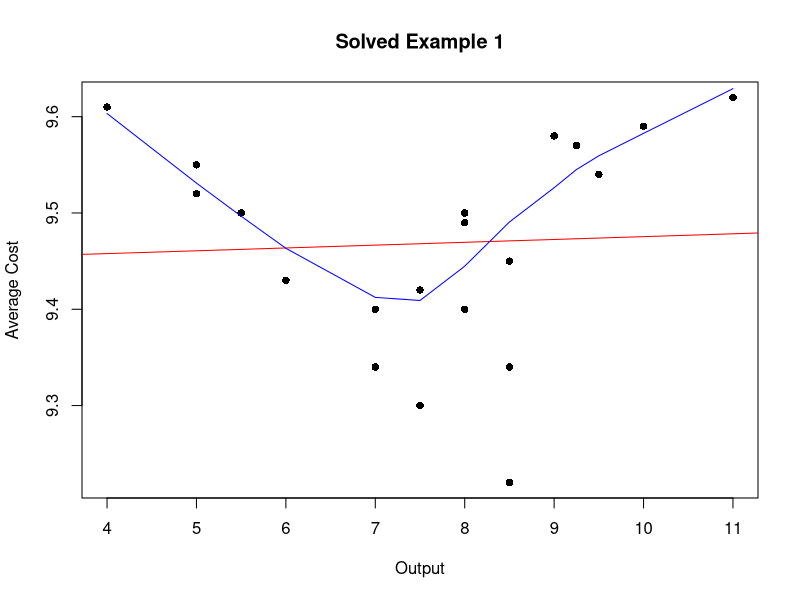
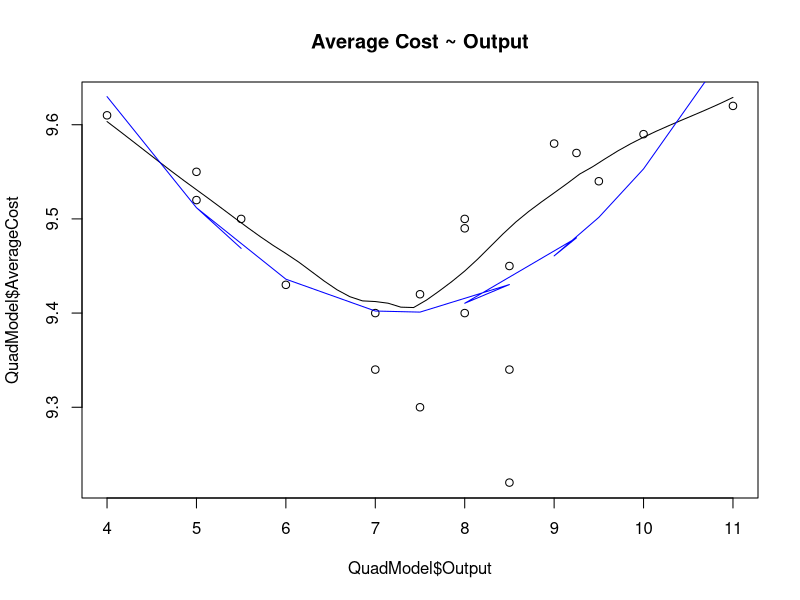
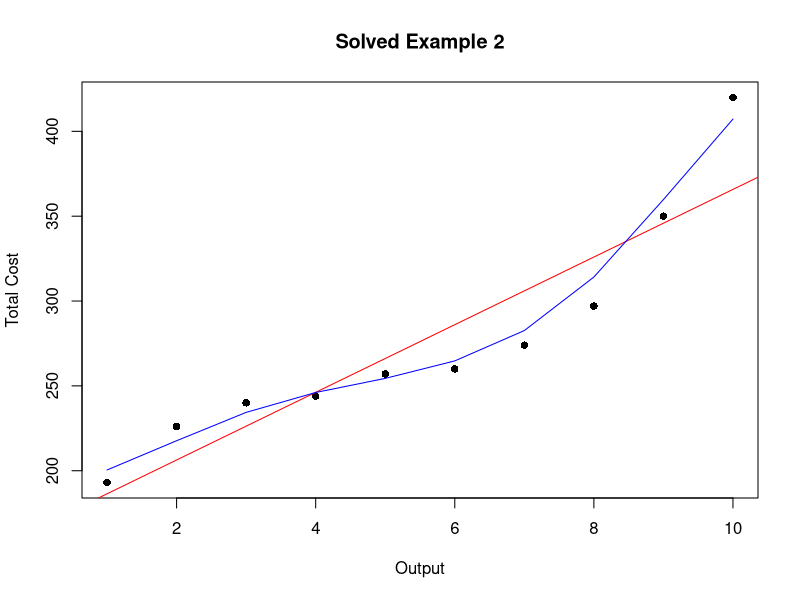
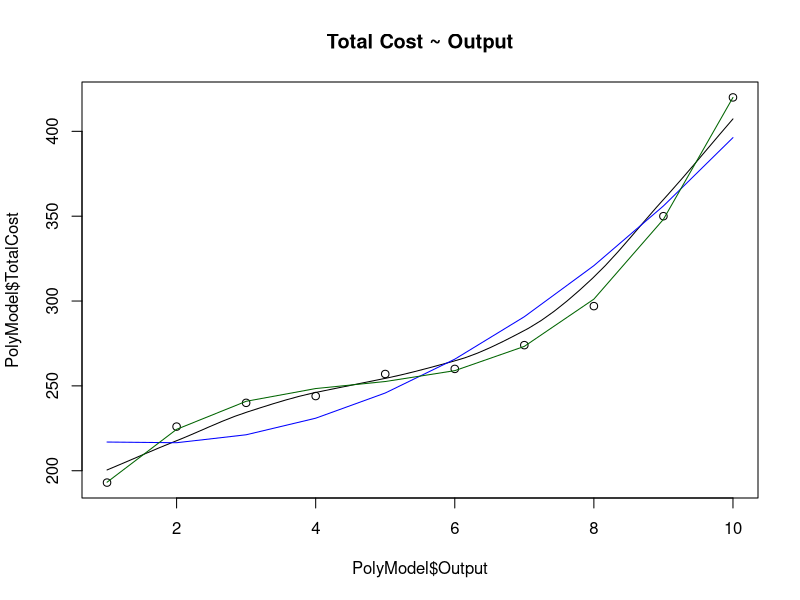
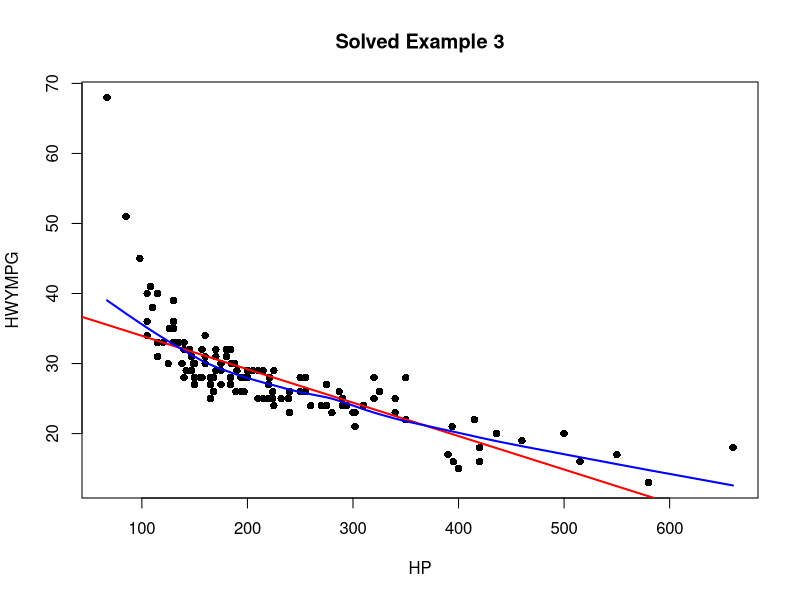
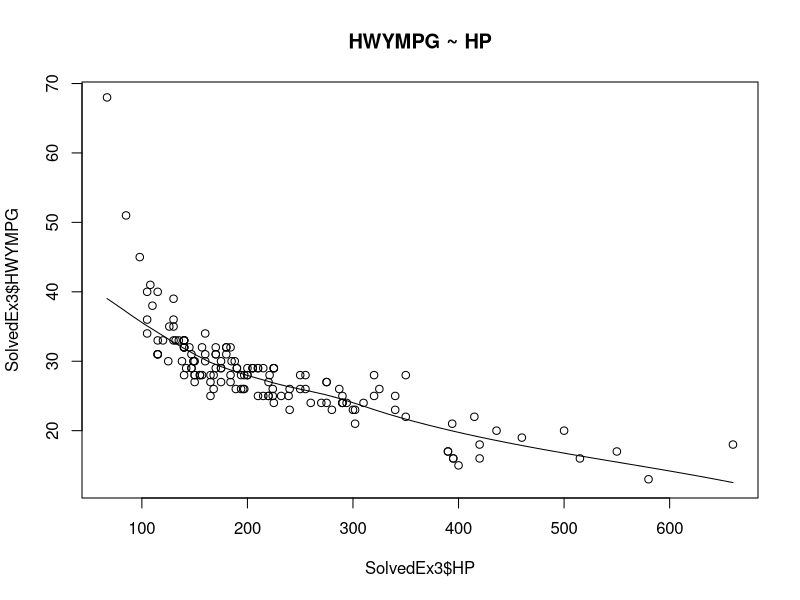
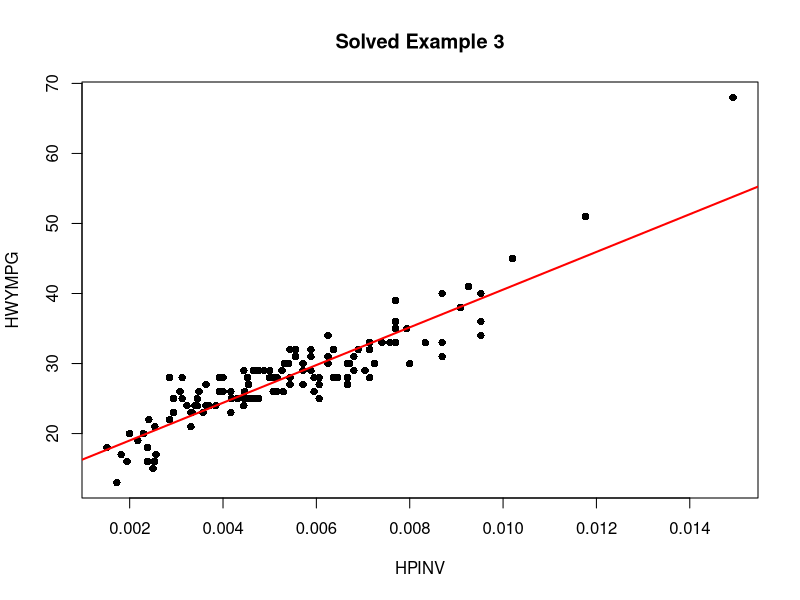
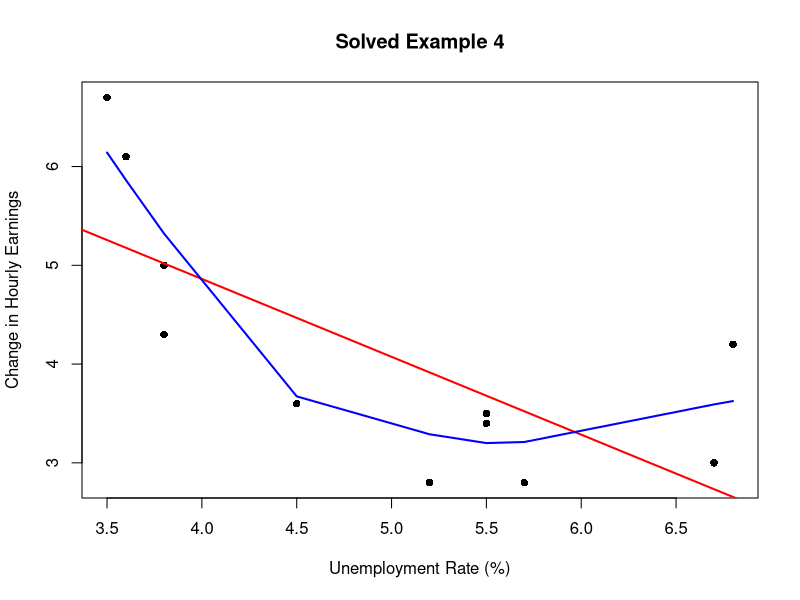

Source code (R) for these figures, in order:
#########################################################
#### Solved Example 1 - Polynomial Regression Models ####
#########################################################

QuadModel <- read.csv("SolvedExample1.csv")

plot(QuadModel$Output, QuadModel$AverageCost, 
     main = "Solved Example 1", xlab = "Output", 
     ylab = "Average Cost", pch=16)
abline(lm(QuadModel$AverageCost ~ QuadModel$Output), col = "red")
lines(lowess(QuadModel$Output, QuadModel$AverageCost), col="blue") ## lowess = Locally weighted Scatterplot Smoothing
# OR
scatter.smooth(x=QuadModel$Output, y=QuadModel$AverageCost, 
               main="Average Cost ~ Output")  # scatterplot

### Scatterplot shows average cost against output. We also superimpose linear and 
### quadratic trends on the scatterplot. At lower and higher levels of output, average 
### costs are highest. It appears that the average cost in this industry would best be 
### estimated using a quadratic regression model.

###### LINEAR REGRESSION MODEL #################
###### Y = Average Cost, X = OUTPUT ############
###### AC = beta0 + beta1*Output + error #######
################################################

AverageCost <- QuadModel$AverageCost
Output <- QuadModel$Output

model <- lm(AverageCost ~ Output)
summary(model)

### The linear regression model provides a poor fit, which is not surprising given the scatterplot.
### Not only is Output statistically insignificant, the R2 is very negligible. 
### This indicates that only 0.23% of variation in the average cost is explained by the model.

###### QUADRATIC MODEL ##########################################
###### Y = Average Cost, X1 = OUTPUT, X2 = OUTPUT^2 #############
###### AC = beta0 + beta1*Output + beta2*Output^2 + error #######
#################################################################

model_q <- lm(AverageCost ~ poly(Output, 2, raw = TRUE))
summary(model_q)

### OR

model_q_alt <- lm(AverageCost ~ Output + I(Output^2))
summary(model_q_alt)

lines(Output, predict(model_q), col = "blue") ### Not important

### The quadratic model is a better fit. The Adjusted R-sq is 45%, a tremendous improvement
### over the linear regression model. Also, the coefficients Output and Output^2 are both
### statistically significant.

### Interpretation of Intercept for the Quadratic Model
### Intercept = 10.525. 
### When the output is zero, the average cost is $10.52. 
### This represents the average fixed costs this company incurs. 

### b1 = -0.3073. It does not make sense to think of b1 in the quadratic model 
### as being the effect of changing a firm's output, holding the square 
### of the firm's output constant.

### Part c ###
predict(model_q, data.frame(Output = 7))
### Quadratic Model: AverageCost_predicted = 10.52 - 0.3073*Output + 0.0210*Output^2
### For Output = 7 units, AverageCost_Predicted = $9.40.

### Part d ###
### Minimum Average Cost occurs at Output = -b1/2b2 = -(-0.3073)/(2*0.0210) = 7.32 million units.

#########################################################
#### Solved Example 2 - Polynomial Regression Models ####
#########################################################

PolyModel <- read.csv("SolvedExample2.csv")

plot(PolyModel$Output, PolyModel$TotalCost, 
     main = "Solved Example 2", xlab = "Output", ylab = "Total Cost", pch=16)
abline(lm(PolyModel$TotalCost ~ PolyModel$Output), col = "red")
lines(lowess(PolyModel$Output, PolyModel$TotalCost), col="blue") ## lowess = Locally weighted Scatterplot Smoothing
# OR
scatter.smooth(x=PolyModel$Output, y=PolyModel$TotalCost, 
               main="Total Cost ~ Output")  # scatterplot

### Scatterplot shows that the model that would fit would be a 
### higher-order model. Possibly a cubic model.

### Let us run the linear regression to see how good of a fit is 
### the linear model.

###### LINEAR REGRESSION MODEL #################
###### Y = Total Cost, X = OUTPUT ############
###### TotalCost = beta0 + beta1*Output + error #######
################################################

TotalCost <- PolyModel$TotalCost
Output <- PolyModel$Output

linearmodel <- lm(TotalCost ~ Output)
summary(linearmodel)

###### QUADRATIC MODEL #################################################
###### Y = Total Cost, X1 = OUTPUT, X2 = OUTPUT^2 ######################
###### TotalCost = beta0 + beta1*Output + beta2*Output^2 + error #######
########################################################################

model_q2 <- lm(TotalCost ~ poly(Output, 2, raw = TRUE))
summary(model_q2)

### OR

model_q2_alt <- lm(TotalCost ~ Output + I(Output^2))
summary(model_q2_alt)

lines(Output, predict(model_q2), col = "blue")

### Adjusted R-squared increased. So quadratic model seems to be a better fit, 
### although the first order term is not significant.

###### CUBIC MODEL ####################################################################
###### Y = Total Cost, X1 = OUTPUT, X2 = OUTPUT^2, X3 = OUTPUT^3 ######################
###### TotalCost = beta0 + beta1*Output + beta2*Output^2 + beta3*Output^3 + error #####
#######################################################################################

model_c <- lm(TotalCost ~ poly(Output, 3, raw = TRUE))
summary(model_c)

### OR

model_c_alt <- lm(TotalCost ~ Output + I(Output^2) + I(Output^3))
summary(model_c_alt)

lines(Output, predict(model_c), col = "darkgreen")

### The cubic model seems to be a better fit.

#########################################################
#### Solved Example 3 - Reciprocal Models ###############
#########################################################

SolvedEx3 <- read.csv("SolvedExample3.csv")

plot(SolvedEx3$HP, SolvedEx3$HWYMPG, main = "Solved Example 3", 
     xlab = "HP", ylab = "HWYMPG", pch=16)
abline(lm(SolvedEx3$HWYMPG ~ SolvedEx3$HP), col = "red", lwd = 2)
lines(lowess(SolvedEx3$HP, SolvedEx3$HWYMPG), col="blue", lwd = 2) ## lowess = Locally weighted Scatterplot Smoothing
# OR
scatter.smooth(x=SolvedEx3$HP, y=SolvedEx3$HWYMPG, 
               main="HWYMPG ~ HP")  # scatterplot

### Scatterplot shows that the linear model seems to be a poor fit.

### Let us first try and fit a linear model...
### HWYMPG = beta0 + beta1*HP + error

HWYMPG <- SolvedEx3$HWYMPG
HP <- SolvedEx3$HP

linearmodel <- lm(HWYMPG ~ HP)
summary(linearmodel)

### Observe the R-squared and the model standard error. 
### Are the coefficients significant?

### Now try to fit a reciprocal model...
### HWYMPG = beta0 + beta1*(1/HP) + error

HPINV <- 1/HP

### Before fitting the reciprocal model, let us examine the scatterplot.
plot(HPINV, HWYMPG, main = "Solved Example 3", xlab = "HPINV", ylab = "HWYMPG", pch=16)
abline(lm(HWYMPG ~ HPINV), col = "red", lwd = 2)

### Now run the reciprocal model
reciprocalmodel <- lm(HWYMPG ~ HPINV)
summary(reciprocalmodel)

### Observe the R-squared and the model standard error. 
### Are the coefficients significant?
### Which model fits better?

#########################################################
#### Solved Example 4 - Reciprocal Models ###############
#########################################################

SolvedEx4 <- read.csv("SolvedExample4.csv")

HRLYEARNINGS <- SolvedEx4$HourlyEarnings
URATE <- SolvedEx4$UnempRate

plot(SolvedEx4$UnempRate, SolvedEx4$HourlyEarnings, main = "Solved Example 4", xlab = "Unemployment Rate (%)", ylab = "Change in Hourly Earnings", pch=16)
abline(lm(SolvedEx4$HourlyEarnings ~ SolvedEx4$UnempRate), col = "red", lwd = 2)
lines(lowess(SolvedEx4$UnempRate, SolvedEx4$HourlyEarnings), col="blue", lwd = 2) ## lowess = Locally weighted Scatterplot Smoothing

### Scatterplot shows that the linear model seems to be a poor fit.

### Let us first try and fit a linear model...
### RateEarnings = beta0 + beta1*URate + error

linearmodel <- lm(HRLYEARNINGS ~ URATE)
summary(linearmodel)

URATE_INV <- 1/URATE

### Before fitting the reciprocal model, let us examine the scatterplot.
plot(URATE_INV, HRLYEARNINGS, main = "Solved Example 4", xlab = "URATE_INV", ylab = "HRLYEARNINGS", pch=16)
abline(lm(HRLYEARNINGS ~ URATE_INV), col = "red", lwd = 2)

### Now run the reciprocal model
### RateEarnings = beta0 + beta1*(1/URate) + error
reciprocalmodel <- lm(HRLYEARNINGS ~ URATE_INV)
summary(reciprocalmodel)

### Compare the R-square and the standard error for the linear and reciprocal models.
### Seems like the reciprocal model is a better fit, 
### not only mathematically but also theoretically.

### Model building involves a good dose of theory, 
### some introspection, and 
### considerable hands-on experience.

#########################################################
#### Solved Example 5 - lin-log Models ##################
#########################################################

SolvedEx5 <- read.csv("SolvedExample5.csv")

PCE_Services <- SolvedEx5$Services 
PCE_Total <- SolvedEx5$PCE 

### Create a scatterplot first

plot(PCE_Total, PCE_Services, 
     main = "Solved Example 5", xlab = "PCE Total ($ billion)", 
     ylab = "PCE Services ($ billion)", pch=16)
abline(lm(PCE_Services ~ PCE_Total), col = "red", lwd = 2)
lines(lowess(PCE_Total, PCE_Services), col="blue", lwd = 2) ## lowess = Locally weighted Scatterplot Smoothing

### Create a lin-log model
ln_PCE_Total <- log(PCE_Total)

### The model: PCE_Services = beta0 + beta1*ln(PCE_Total) + error
lin_log_model_1 <- lm(PCE_Services ~ ln_PCE_Total)
summary(lin_log_model_1)

### Model: PCE_Services = -12564.8 + 1844.2*ln(PCE_Total)

### Interpretation (usual fashion): If the log of total personal consumption  
### increased by 1 unit, the absolute change in the 
### expenditure on personal services is approx. $1844 billion.

### Interpretation (everyday language): If the aggregate personal consumption 
### expenditure increases 
### by 1%, on average, expenditure on services
### increases by approx. $18.44 billion.

#########################################################
#### Solved Example 6 - lin-log Models ##################
#########################################################

SolvedEx6 <- read.csv("SolvedExample6.csv")

FUELCON <- SolvedEx6$FUELCON
DENSITY <- SolvedEx6$POP/SolvedEx6$AREA

### Create a scatterplot first
plot(DENSITY, FUELCON, main = "Solved Example 6", 
     xlab = "DENSITY", ylab = "FUELCON", pch=16)
abline(lm(FUELCON ~ DENSITY), col = "red", lwd = 2)
lines(lowess(DENSITY, FUELCON), col="blue", lwd = 2) ## lowess = Locally weighted Scatterplot Smoothing

### It is clearly not a linear relationship. Look at how the values are 
### clumped together on the left hand side of the X-axis.
### The scatterplot suggests a log transformation of X-variable (DENSITY).

LN_DENSITY <- log(DENSITY)

### Create a scatterplot again
plot(LN_DENSITY, FUELCON, main = "Solved Example 6", 
     xlab = "LN_DENSITY", ylab = "FUELCON", pch=16)
abline(lm(FUELCON ~ LN_DENSITY), col = "red", lwd = 2)

### Create the model.
### FUELCON = beta0 + beta1*ln(DENSITY) + error
lin_log_model_2 <- lm(FUELCON ~ LN_DENSITY)
summary(lin_log_model_2)

### The model is: FUELCON = 597.18 - 24.531*LN(DENSITY)

#########################################################
#### Solved Example 7 - log-linear Models ##################
#########################################################

SolvedEx7 <- read.csv("SolvedExample7.csv")

Score <- SolvedEx7$Math.SAT.Score
Income <- SolvedEx7$Annual.Family.Income

### Create a scatterplot first
plot(Income, Score, main = "Solved Example 7", 
     xlab = "Income", ylab = "Score", pch=16)
abline(lm(Score ~ Income), col = "red", lwd = 2)
lines(lowess(Income, Score), col="blue", lwd = 2) ## lowess = Locally weighted Scatterplot Smoothing

LN_Score <- log(Score)
LN_Income <- log(Income)

### Create a scatterplot again
plot(LN_Income, LN_Score, 
     main = "Solved Example 7", xlab = "LN_Income", 
     ylab = "LN_Score", pch=16)
abline(lm(LN_Score ~ LN_Income), col = "red", lwd = 2)
lines(lowess(LN_Income, LN_Score), col="blue", lwd = 2) ## lowess = Locally weighted Scatterplot Smoothing

### Run a regression model

### LN_Score = beta0 + beta1*ln(Income) + error
log_lin_model_1 <- lm(LN_Score ~ LN_Income)
summary(log_lin_model_1)

### The model can be written as:
### LN(SCORE) = 4.887 + 0.1258*LN(Income)

### The slope gives a measure of constant score elasticity.
### For 1% increase in annual family income, the math SAT score increased by 
### approx. 0.13 percent.
### The constant score elasticity is 0.13, which is less than 1, 
### so the math scores are inelastic.
### Math scores increase proportionately less than the increase 
### in annual family income.

#########################################################
#### Solved Example 8 - log-linear Models ##################
#########################################################

SolvedEx8 <- read.csv("SolvedExample8.csv")

GDP <- SolvedEx8$GDP
Labor <- SolvedEx8$Employment
Capital <- SolvedEx8$Fixed.Capital

### Create a scatterplot matrix
pairs(~ GDP + Labor + Capital, main = "Scatterplot for Mexico GDP")

### Transform the variables to create the Cobb-Douglas model
LN_GDP <- log(GDP)
LN_Labor <- log(Labor)
LN_Capital <- log(Capital)

### Create the regression model...
### LN(GDP) = beta1 + beta2*LN(Labor) + beta3*LN(Capital) + error
CD_Model <- lm(LN_GDP ~ LN_Labor + LN_Capital)
summary(CD_Model)

### Model:
### LN(GDP) = -1.65233 + 0.33972*LN(Employment) + 0.846*LN(Fixed Capital)

### Elasticity of output with respect to labor input = partial slope 
### coefficient value of 0.33972
### Holding capital input constant, if the labor input increases 
### by 1%, then on average, the
### output goes up by 0.34%.

### Elasticity of output with respect to capital input = partial slope 
### coefficient value of 0.846
### Holding labor input constant, if the capital input increases 
### by 1%, then on average, the
### output goes up by 0.85%.

### Add the elasticity coefficients to obtain the returns to scale.
### 0.33972 + 0.846 = 1.1857.
### Increasing returns to scale for Mexico during this time period.

### NOTE: We used one-tailed test here so I divided the p-values of the slope 
### coeff. by 2.
### Both capital and labor are expected to have a positive 
### effect on the output.

#########################################################
#### Solved Example 9 - log-linear Models ##################
#########################################################

SolvedEx9 <- read.csv("SolvedExample9.csv")

GDP <- SolvedEx9$GDP
IMPORTS <- SolvedEx9$IMPORTS

### Create a scatterplot first
plot(GDP, IMPORTS, main = "Solved Example 9", 
     xlab = "GDP", ylab = "IMPORTS", pch=16)
abline(lm(IMPORTS ~ GDP), col = "red", lwd = 2)

### Describe the scatterplot. Why is the transformation below necessary?

LN_GDP <- log(GDP)
LN_IMPORTS <- log(IMPORTS)

### Before creating the regression model, create the scatterplot again.
plot(LN_GDP, LN_IMPORTS, main = "Solved Example 9", 
     xlab = "LN_GDP", ylab = "LN_IMPORTS", pch=16)
abline(lm(LN_IMPORTS ~ LN_GDP), col = "red", lwd = 2)

### Create the regression model
### LN(IMPORTS) = beta0 + beta1*LN(GDP) + error
log_lin_model_3 <- lm(LN_IMPORTS ~ LN_GDP)
summary(log_lin_model_3)

### Model:
### LN(IMPORTS) = -1.12746 + 0.86703*LN(GDP)

#########################################################
#### Solved Example 10 - log-lin (Growth) Models ########
#########################################################

SolvedEx10 <- read.csv("SolvedExample10.csv")

Population <- SolvedEx10$U.S..Population
Time <- SolvedEx10$Time

### Create a scatterplot of Population versus Time
plot(Time, Population, main = "Solved Example 10", 
     xlab = "Time", ylab = "Population", pch=16)
abline(lm(Population ~ Time), col = "red", lwd = 2)

### Now take the log of Population
LN_Population <- log(Population)

### Create a scatterplot of Ln(Population) versus Time
plot(Time, LN_Population, main = "Solved Example 10", 
     xlab = "Time", ylab = "LN_Population", pch=16)
abline(lm(LN_Population ~ Time), col = "red", lwd = 2)

### Run the regression model now...
### LN(Population) = beta0 + beta1*Time + error
semilog_model <- lm(LN_Population ~ Time)
summary(semilog_model)

### Interpretation of Slope:
### The slope coefficient of 0.01075 means on the average the log of 
### Population has been increasing at the
### rate of 0.0107 per year.
### Population has been increasing at the rate of 1.07% per year. 
### This is the instantaneous (at a point in time) growth rate.

### To compute the compound growth rate, we take the 
### slope to equal ln(1 + r).
### So r = antilog(0.0107) - 1
(r <- exp(0.0107) - 1)
### So, the compound growth rate is 1.0757% per year.

#################################################
#### Solved Example 11 - Model Selection ########
#################################################

ModelSelections <- read.csv("SolvedExample11.csv")

#### Plot scatterplots of response variable with each independent variable.
#### Response Variable (Y) = Rent.
#### Independent Variables (X) = Bed, Bath, SqFt

### Observe whether there is a linear relationship between each 
### explanatory (independent)
### variable and the response (dependent) variable. Look for bending patterns.
### Bending patterns between explanatory variables and the response variable 
### would suggest transformations.
### Plot a scatterplot matrix
plot(ModelSelections) 
### OR
pairs(ModelSelections[1:4], panel = panel.smooth)

### Model 1 - Linear
### Develop the multiple regression model.
Model1 <- lm(Rent ~ Bed+Bath+Sqft, data = ModelSelections)
summary(Model1)

### Model 2 - Logarithmic
### Develop the multiple regression model.
Model2 <- lm(Rent ~ Bed+Bath+log(Sqft), data = ModelSelections)
summary(Model2)

### Model 3 - Exponential
### Develop the multiple regression model.
Model3 <- lm(log(Rent) ~ Bed+Bath+Sqft, data = ModelSelections)
summary(Model3)

### Model 4 - Log-Log
### Develop the multiple regression model.
Model4 <- lm(log(Rent) ~ Bed+Bath+log(Sqft), data = ModelSelections)
summary(Model4)

### Which model is the best?
### Refer to Model Comparison Slides on the PPT.
### Get the fitted values for Models 2 and 4
pred2 <- predict(Model2)   ### Fitted Values for Model 2
R_y_yhat2 <- cor(ModelSelections$Rent, pred2)^2 ### Find the R-square
Adj_R_y_yhat2 <- 1 - ((1 - R_y_yhat2))*(40 - 1)/(40 - 3 - 1) ### Value is 0.8355

pred4 <- predict(Model4)   ### Fitted Values for Model 4
exp(pred4) ### Why? Because the FITS values obtained in this model is 
           ### NOT Rent_hat. It is ln(Rent_hat). So, taking the antilog.
R_y_yhat4 <- cor(ModelSelections$Rent, exp(pred4))^2 ### Find the R-square
Adj_R_y_yhat4 <- 1 - ((1 - R_y_yhat4))*(40 - 1)/(40 - 3 - 1) ### Value is 0.7350

#################################################
#### Solved Example 12 - Scaling Effects ########
#################################################

library(stringr)

ScalingEffects <- read.csv("SolvedExample12.csv")

GPDI_BL <- as.numeric(str_remove_all(ScalingEffects$GPDIBL, ",")) # GPDI (Billions of $)
GPDI_MN <- as.numeric(str_remove_all(ScalingEffects$GPDIM, ",")) # GPDI (Millions of $)
GDP_BL <- as.numeric(str_remove_all(ScalingEffects$GDPB, ",")) # GDP (Billions of $)
GDP_MN <- as.numeric(str_remove_all(ScalingEffects$GDPM, ",")) # GDP (Millions of $)

### Case 1: Both in Billions of dollars
Both_Billions <- lm(GPDI_BL ~ GDP_BL)
summary(Both_Billions)

### Case 1: Both in Millions of dollars
Both_Millions <- lm(GPDI_MN ~ GDP_MN)
summary(Both_Millions)

### Observation: The intercept as well as its std error is 1000 times the 
### corresponding values in the regression using billions (note w1 = 1000
### in going from billions to millions of dollars). The slope coefficient
### and its std error are unchanged.

### Case 2: GPDI changed by 1000 (w1) but GDP unchanged (w2 = 1)
###         GPDI in millions of dollars and GDP in billions of dollars
Y_Millions_X_Billions <- lm(GPDI_MN ~ GDP_BL)
summary(Y_Millions_X_Billions)

### Observation: Both the intercept and the slope coefficients
### as well as their respective std errors are 1000 times their values 
### compared to when both were in billions.

### Case 3: GPDI unchanged (w1 = 1) but GDP in millions (w2)
###         GPDI in billions of dollars and GDP in millions of dollars
Y_Billions_X_Millions <- lm(GPDI_BL ~ GDP_MN)
summary(Y_Billions_X_Millions)

### Observation: The slope coefficient as well as its std error is 1/1000
### its value compared to when both were in billions.

